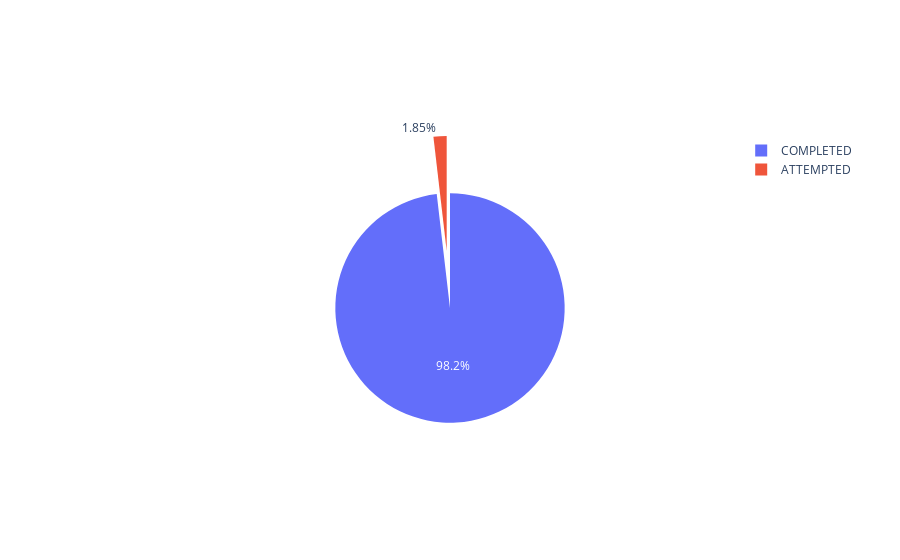

Notebook cell for this chart:
### Code cell
# Visualize Attempted vs Committed Crimes
# Donut Pie chart
crime_attempt_counts = list(df["crm_atpt_cptd_cd"].value_counts())
crime_category = list(df["crm_atpt_cptd_cd"].value_counts().index)

fig = go.Figure(data=[go.Pie(labels=crime_category, values=crime_attempt_counts, pull=[0, 0.5])])
fig.show()

### Figure 1 — Plotly figure (JSON) as saved in the notebook; plotly's stock layout.template omitted (floating-point values rounded to 4 significant figures)
{"data": [{"labels": ["COMPLETED", "ATTEMPTED"], "pull": [0, 0.5], "type": "pie", "values": [133000, 2502]}], "layout": {}}
